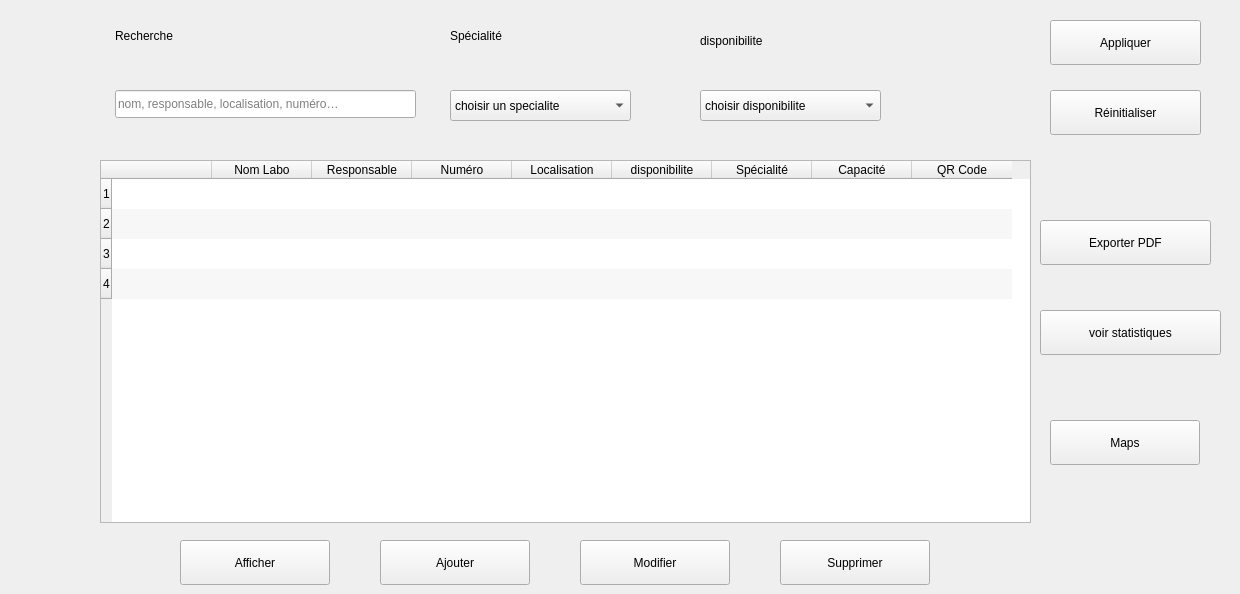
            <widget class="QWidget" name="Lab">
             <widget class="QPushButton" name="btnVoirStatistiquesPub_2">
              <property name="geometry">
               <rect>
                <x>1040</x>
                <y>310</y>
                <width>181</width>
                <height>45</height>
               </rect>
              </property>
              <property name="text">
               <string>voir statistiques</string>
              </property>
             </widget>
             <widget class="QPushButton" name="btnSupprimerPub_2">
              <property name="geometry">
               <rect>
                <x>780</x>
                <y>540</y>
                <width>150</width>
                <height>45</height>
               </rect>
              </property>
              <property name="text">
               <string>Supprimer</string>
              </property>
             </widget>
             <widget class="QPushButton" name="btnAjouterPub_2">
              <property name="geometry">
               <rect>
                <x>380</x>
                <y>540</y>
                <width>150</width>
                <height>45</height>
               </rect>
              </property>
              <property name="text">
               <string>Ajouter</string>
              </property>
             </widget>
             <widget class="QPushButton" name="btnExporterPub_2">
              <property name="geometry">
               <rect>
                <x>1040</x>
                <y>220</y>
                <width>171</width>
                <height>45</height>
               </rect>
              </property>
              <property name="text">
               <string>Exporter PDF</string>
              </property>
             </widget>
             <widget class="QPushButton" name="btnModifierPub_2">
              <property name="geometry">
               <rect>
                <x>580</x>
                <y>540</y>
                <width>150</width>
                <height>45</height>
               </rect>
              </property>
              <property name="text">
               <string>Modifier</string>
              </property>
             </widget>
             <widget class="QFrame" name="LabsCardFilter_2">
              <property name="geometry">
               <rect>
                <x>100</x>
                <y>10</y>
                <width>1131</width>
                <height>141</height>
               </rect>
              </property>
              <property name="frameShape">
               <enum>QFrame::Shape::NoFrame</enum>
              </property>
              <widget class="QComboBox" name="LabsCap_2">
               <property name="geometry">
                <rect>
                 <x>600</x>
                 <y>80</y>
                 <width>181</width>
                 <height>31</height>
                </rect>
               </property>
               <item>
                <property name="text">
                 <string>choisir disponibilite</string>
                </property>
               </item>
               <item>
                <property name="text">
                 <string>disponible</string>
                </property>
               </item>
               <item>
                <property name="text">
                 <string>occupe</string>
                </property>
               </item>
              </widget>
              <widget class="QComboBox" name="LabsSpec_2">
               <property name="geometry">
                <rect>
                 <x>350</x>
                 <y>80</y>
                 <width>181</width>
                 <height>31</height>
                </rect>
               </property>
               <item>
                <property name="text">
                 <string>choisir un specialite</string>
                </property>
               </item>
               <item>
                <property name="text">
                 <string>interieur</string>
                </property>
               </item>
               <item>
                <property name="text">
                 <string>exterieur</string>
                </property>
               </item>
              </widget>
              <widget class="QLabel" name="LblLabsCap_2">
               <property name="geometry">
                <rect>
                 <x>600</x>
                 <y>10</y>
                 <width>111</width>
                 <height>41</height>
                </rect>
               </property>
               <property name="text">
                <string>disponibilite</string>
               </property>
              </widget>
              <widget class="QLabel" name="LblLabsSpec_2">
               <property name="geometry">
                <rect>
                 <x>350</x>
                 <y>10</y>
                 <width>141</width>
                 <height>31</height>
                </rect>
               </property>
               <property name="text">
                <string>Spécialité</string>
               </property>
              </widget>
              <widget class="QLineEdit" name="LabsSearch_2">
               <property name="geometry">
                <rect>
                 <x>15</x>
                 <y>80</y>
                 <width>301</width>
                 <height>28</height>
                </rect>
               </property>
               <property name="placeholderText">
                <string>nom, responsable, localisation, numéro…</string>
               </property>
              </widget>
              <widget class="QLabel" name="LblLabsSearch_2">
               <property name="geometry">
                <rect>
                 <x>15</x>
                 <y>10</y>
                 <width>131</width>
                 <height>31</height>
                </rect>
               </property>
               <property name="text">
                <string>Recherche</string>
               </property>
              </widget>
              <widget class="QPushButton" name="btnReinitialiserPub_3">
               <property name="geometry">
                <rect>
                 <x>950</x>
                 <y>80</y>
                 <width>151</width>
                 <height>45</height>
                </rect>
               </property>
               <property name="text">
                <string>Réinitialiser</string>
               </property>
              </widget>
              <widget class="QPushButton" name="btnAppliquerPub_3">
               <property name="geometry">
                <rect>
                 <x>950</x>
                 <y>10</y>
                 <width>151</width>
                 <height>45</height>
                </rect>
               </property>
               <property name="text">
                <string>Appliquer</string>
               </property>
              </widget>
             </widget>
             <widget class="QTableWidget" name="TableLabs_2">
              <property name="geometry">
               <rect>
                <x>100</x>
                <y>160</y>
                <width>931</width>
                <height>363</height>
               </rect>
              </property>
              <property name="editTriggers">
               <set>QAbstractItemView::EditTrigger::NoEditTriggers</set>
              </property>
              <property name="alternatingRowColors">
               <bool>true</bool>
              </property>
              <property name="selectionBehavior">
               <enum>QAbstractItemView::SelectionBehavior::SelectRows</enum>
              </property>
              <property name="showGrid">
               <bool>false</bool>
              </property>
              <property name="sortingEnabled">
               <bool>true</bool>
              </property>
              <property name="cornerButtonEnabled">
               <bool>false</bool>
              </property>
              <row/>
              <row/>
              <row/>
              <row/>
              <column>
               <property name="text">
                <string/>
               </property>
              </column>
              <column>
               <property name="text">
                <string>Nom Labo</string>
               </property>
              </column>
              <column>
               <property name="text">
                <string>Responsable</string>
               </property>
              </column>
              <column>
               <property name="text">
                <string>Numéro</string>
               </property>
              </column>
              <column>
               <property name="text">
                <string>Localisation</string>
               </property>
              </column>
              <column>
               <property name="text">
                <string>disponibilite</string>
               </property>
              </column>
              <column>
               <property name="text">
                <string>Spécialité</string>
               </property>
              </column>
              <column>
               <property name="text">
                <string>Capacité</string>
               </property>
              </column>
              <column>
               <property name="text">
                <string>QR Code</string>
               </property>
              </column>
             </widget>
             <widget class="QPushButton" name="btnAjouterPub_3">
              <property name="geometry">
               <rect>
                <x>180</x>
                <y>540</y>
                <width>150</width>
                <height>45</height>
               </rect>
              </property>
              <property name="text">
               <string>Afficher</string>
              </property>
             </widget>
             <widget class="QPushButton" name="btnAjouterPub_4">
              <property name="geometry">
               <rect>
                <x>1050</x>
                <y>420</y>
                <width>150</width>
                <height>45</height>
               </rect>
              </property>
              <property name="text">
               <string>Maps</string>
              </property>
             </widget>
            </widget>
